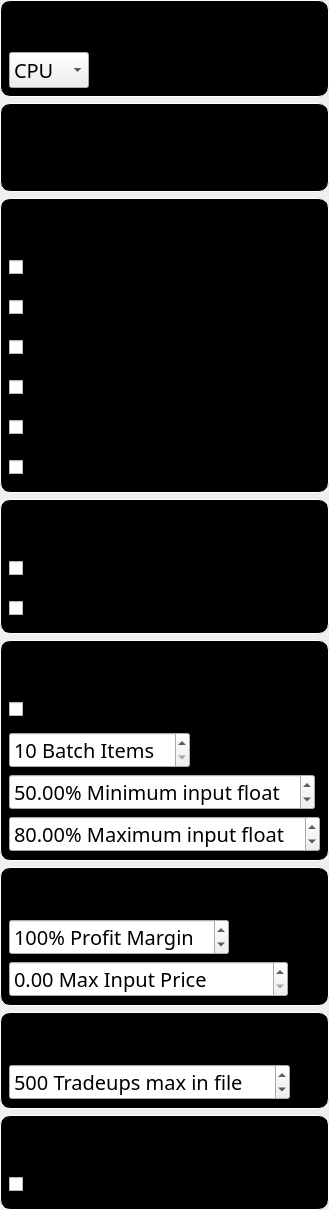
              <widget class="QWidget" name="tradeupEngineSettingsContents">
               <property name="geometry">
                <rect>
                 <x>0</x>
                 <y>0</y>
                 <width>315</width>
                 <height>1182</height>
                </rect>
               </property>
               <property name="styleSheet">
                <string notr="true">#tradeupEngineSettingsContents{
	background-color: rgb(0, 0, 0);
	border-radius: 10px
}</string>
               </property>
               <layout class="QVBoxLayout" name="verticalLayout_30">
                <property name="leftMargin">
                 <number>0</number>
                </property>
                <property name="topMargin">
                 <number>0</number>
                </property>
                <property name="rightMargin">
                 <number>0</number>
                </property>
                <property name="bottomMargin">
                 <number>0</number>
                </property>
                <item alignment="Qt::AlignTop">
                 <widget class="QWidget" name="widget_5" native="true">
                  <layout class="QVBoxLayout" name="verticalLayout_77">
                   <property name="leftMargin">
                    <number>0</number>
                   </property>
                   <property name="topMargin">
                    <number>0</number>
                   </property>
                   <property name="rightMargin">
                    <number>0</number>
                   </property>
                   <property name="bottomMargin">
                    <number>0</number>
                   </property>
                   <item>
                    <widget class="QWidget" name="tradeupEngineSettingsMode" native="true">
                     <property name="styleSheet">
                      <string notr="true">#tradeupEngineSettingsMode{
	background-color: rgb(0, 0, 0);
	border: 1px solid white;
	border-radius: 10px
}
</string>
                     </property>
                     <layout class="QVBoxLayout" name="verticalLayout_48">
                      <item alignment="Qt::AlignTop">
                       <widget class="QLabel" name="label_28">
                        <property name="font">
                         <font>
                          <family>SystemHud</family>
                          <pointsize>20</pointsize>
                          <weight>50</weight>
                          <bold>false</bold>
                          <underline>true</underline>
                         </font>
                        </property>
                        <property name="styleSheet">
                         <string notr="true">padding-left: 0</string>
                        </property>
                        <property name="text">
                         <string>Compute Mode</string>
                        </property>
                       </widget>
                      </item>
                      <item alignment="Qt::AlignLeft|Qt::AlignTop">
                       <widget class="QComboBox" name="computeModeBox">
                        <property name="font">
                         <font>
                          <family>SystemHud</family>
                          <pointsize>15</pointsize>
                          <weight>50</weight>
                          <bold>false</bold>
                         </font>
                        </property>
                        <item>
                         <property name="text">
                          <string>CPU</string>
                         </property>
                        </item>
                        <item>
                         <property name="text">
                          <string>GPUs</string>
                         </property>
                        </item>
                       </widget>
                      </item>
                     </layout>
                    </widget>
                   </item>
                   <item alignment="Qt::AlignTop">
                    <widget class="QWidget" name="tradeupEngineSettingsGPUS" native="true">
                     <property name="styleSheet">
                      <string notr="true">#tradeupEngineSettingsGPUS{
	background-color: rgb(0, 0, 0);
	border: 1px solid white;
	border-radius: 10px
}
</string>
                     </property>
                     <layout class="QVBoxLayout" name="verticalLayout_2">
                      <item>
                       <widget class="QLabel" name="label_5">
                        <property name="font">
                         <font>
                          <family>SystemHud</family>
                          <pointsize>20</pointsize>
                          <weight>50</weight>
                          <bold>false</bold>
                          <underline>true</underline>
                         </font>
                        </property>
                        <property name="styleSheet">
                         <string notr="true">padding-left: 0</string>
                        </property>
                        <property name="text">
                         <string>Active GPUS</string>
                        </property>
                       </widget>
                      </item>
                      <item>
                       <widget class="QLabel" name="noGpusFoundLabel">
                        <property name="font">
                         <font>
                          <family>SystemHud</family>
                          <pointsize>15</pointsize>
                          <weight>50</weight>
                          <bold>false</bold>
                         </font>
                        </property>
                        <property name="text">
                         <string>- No GPUS Detected -</string>
                        </property>
                       </widget>
                      </item>
                     </layout>
                    </widget>
                   </item>
                   <item>
                    <widget class="QWidget" name="tradeupEngineSettingsRarities" native="true">
                     <property name="font">
                      <font>
                       <weight>50</weight>
                       <bold>false</bold>
                      </font>
                     </property>
                     <property name="styleSheet">
                      <string notr="true">#tradeupEngineSettingsRarities{
	background-color: rgb(0, 0, 0);
	border: 1px solid white;
	border-radius: 10px
}

</string>
                     </property>
                     <layout class="QVBoxLayout" name="verticalLayout_31">
                      <item alignment="Qt::AlignTop">
                       <widget class="QLabel" name="label_10">
                        <property name="font">
                         <font>
                          <family>SystemHud</family>
                          <pointsize>20</pointsize>
                          <weight>50</weight>
                          <bold>false</bold>
                          <underline>true</underline>
                         </font>
                        </property>
                        <property name="styleSheet">
                         <string notr="true">padding-left: 0</string>
                        </property>
                        <property name="text">
                         <string>Input Rarities</string>
                        </property>
                       </widget>
                      </item>
                      <item>
                       <widget class="QCheckBox" name="tradeupEngineSettingsConsumer">
                        <property name="font">
                         <font>
                          <family>SystemHud</family>
                          <pointsize>15</pointsize>
                          <weight>50</weight>
                          <bold>false</bold>
                         </font>
                        </property>
                        <property name="styleSheet">
                         <string notr="true"/>
                        </property>
                        <property name="text">
                         <string>Consumer</string>
                        </property>
                        <property name="checked">
                         <bool>false</bool>
                        </property>
                       </widget>
                      </item>
                      <item>
                       <widget class="QCheckBox" name="tradeupEngineSettingsIndustrial">
                        <property name="font">
                         <font>
                          <family>SystemHud</family>
                          <pointsize>15</pointsize>
                          <weight>50</weight>
                          <bold>false</bold>
                         </font>
                        </property>
                        <property name="text">
                         <string>Industrial</string>
                        </property>
                        <property name="checked">
                         <bool>false</bool>
                        </property>
                       </widget>
                      </item>
                      <item>
                       <widget class="QCheckBox" name="tradeupEngineSettingsMilspec">
                        <property name="font">
                         <font>
                          <family>SystemHud</family>
                          <pointsize>15</pointsize>
                          <weight>50</weight>
                          <bold>false</bold>
                         </font>
                        </property>
                        <property name="text">
                         <string>Milspec</string>
                        </property>
                        <property name="checked">
                         <bool>false</bool>
                        </property>
                       </widget>
                      </item>
                      <item>
                       <widget class="QCheckBox" name="tradeupEngineSettingsRestricted">
                        <property name="font">
                         <font>
                          <family>SystemHud</family>
                          <pointsize>15</pointsize>
                          <weight>50</weight>
                          <bold>false</bold>
                         </font>
                        </property>
                        <property name="text">
                         <string>Restricted</string>
                        </property>
                        <property name="checked">
                         <bool>false</bool>
                        </property>
                       </widget>
                      </item>
                      <item>
                       <widget class="QCheckBox" name="tradeupEngineSettingsClassified">
                        <property name="font">
                         <font>
                          <family>SystemHud</family>
                          <pointsize>15</pointsize>
                          <weight>50</weight>
                          <bold>false</bold>
                         </font>
                        </property>
                        <property name="text">
                         <string>Classified</string>
                        </property>
                        <property name="checked">
                         <bool>false</bool>
                        </property>
                       </widget>
                      </item>
                      <item>
                       <widget class="QCheckBox" name="tradeupEngineSettingsCovert">
                        <property name="font">
                         <font>
                          <family>SystemHud</family>
                          <pointsize>15</pointsize>
                         </font>
                        </property>
                        <property name="text">
                         <string>Covert</string>
                        </property>
                       </widget>
                      </item>
                     </layout>
                    </widget>
                   </item>
                   <item>
                    <widget class="QWidget" name="tradeupEngineSettingsCategories" native="true">
                     <property name="styleSheet">
                      <string notr="true">#tradeupEngineSettingsCategories{
	background-color: rgb(0, 0, 0);
	border: 1px solid white;
	border-radius: 10px
}
</string>
                     </property>
                     <layout class="QVBoxLayout" name="verticalLayout_32">
                      <item alignment="Qt::AlignTop">
                       <widget class="QLabel" name="label_11">
                        <property name="font">
                         <font>
                          <family>SystemHud</family>
                          <pointsize>20</pointsize>
                          <weight>50</weight>
                          <bold>false</bold>
                          <underline>true</underline>
                         </font>
                        </property>
                        <property name="styleSheet">
                         <string notr="true">padding-left: 0</string>
                        </property>
                        <property name="text">
                         <string>input Categories</string>
                        </property>
                       </widget>
                      </item>
                      <item>
                       <widget class="QCheckBox" name="tradeupEngineSettingsNormal">
                        <property name="font">
                         <font>
                          <family>SystemHud</family>
                          <pointsize>15</pointsize>
                          <weight>50</weight>
                          <bold>false</bold>
                         </font>
                        </property>
                        <property name="text">
                         <string>Normal</string>
                        </property>
                        <property name="checked">
                         <bool>false</bool>
                        </property>
                       </widget>
                      </item>
                      <item>
                       <widget class="QCheckBox" name="tradeupEngineSettingsStatTrak">
                        <property name="font">
                         <font>
                          <family>SystemHud</family>
                          <pointsize>15</pointsize>
                          <weight>50</weight>
                          <bold>false</bold>
                         </font>
                        </property>
                        <property name="text">
                         <string>StatTrak</string>
                        </property>
                        <property name="checked">
                         <bool>false</bool>
                        </property>
                       </widget>
                      </item>
                     </layout>
                    </widget>
                   </item>
                   <item>
                    <widget class="QWidget" name="tradeupEngineSettingsBatch" native="true">
                     <property name="styleSheet">
                      <string notr="true">#tradeupEngineSettingsBatch{
	background-color: rgb(0, 0, 0);
	border: 1px solid white;
	border-radius: 10px
}
</string>
                     </property>
                     <layout class="QVBoxLayout" name="verticalLayout_33">
                      <item alignment="Qt::AlignTop">
                       <widget class="QLabel" name="label_12">
                        <property name="font">
                         <font>
                          <family>SystemHud</family>
                          <pointsize>20</pointsize>
                          <weight>50</weight>
                          <bold>false</bold>
                          <underline>true</underline>
                         </font>
                        </property>
                        <property name="styleSheet">
                         <string notr="true">padding-left: 0</string>
                        </property>
                        <property name="text">
                         <string>Batch</string>
                        </property>
                       </widget>
                      </item>
                      <item>
                       <widget class="QCheckBox" name="tradeupEngineSettingsSingleItemBatch">
                        <property name="font">
                         <font>
                          <family>SystemHud</family>
                          <pointsize>15</pointsize>
                          <weight>50</weight>
                          <bold>false</bold>
                         </font>
                        </property>
                        <property name="text">
                         <string>Single Item Batch</string>
                        </property>
                        <property name="checkable">
                         <bool>true</bool>
                        </property>
                        <property name="checked">
                         <bool>false</bool>
                        </property>
                       </widget>
                      </item>
                      <item alignment="Qt::AlignLeft">
                       <widget class="QSpinBox" name="tradeupEngineSettingsBatchSize">
                        <property name="font">
                         <font>
                          <family>SystemHud</family>
                          <pointsize>15</pointsize>
                          <weight>50</weight>
                          <bold>false</bold>
                         </font>
                        </property>
                        <property name="suffix">
                         <string> Batch Items</string>
                        </property>
                        <property name="prefix">
                         <string/>
                        </property>
                        <property name="minimum">
                         <number>10</number>
                        </property>
                        <property name="maximum">
                         <number>400</number>
                        </property>
                       </widget>
                      </item>
                      <item alignment="Qt::AlignLeft">
                       <widget class="QDoubleSpinBox" name="tradeupEngineSettingsMinInputFloat">
                        <property name="font">
                         <font>
                          <family>SystemHud</family>
                          <pointsize>15</pointsize>
                          <weight>50</weight>
                          <bold>false</bold>
                         </font>
                        </property>
                        <property name="suffix">
                         <string>% Minimum input float</string>
                        </property>
                        <property name="maximum">
                         <double>100.000000000000000</double>
                        </property>
                        <property name="value">
                         <double>50.000000000000000</double>
                        </property>
                       </widget>
                      </item>
                      <item alignment="Qt::AlignLeft">
                       <widget class="QDoubleSpinBox" name="tradeupEngineSettingsMaxInputFloat">
                        <property name="font">
                         <font>
                          <family>SystemHud</family>
                          <pointsize>15</pointsize>
                          <weight>50</weight>
                          <bold>false</bold>
                         </font>
                        </property>
                        <property name="suffix">
                         <string>% Maximum input float</string>
                        </property>
                        <property name="maximum">
                         <double>100.000000000000000</double>
                        </property>
                        <property name="value">
                         <double>80.000000000000000</double>
                        </property>
                       </widget>
                      </item>
                     </layout>
                    </widget>
                   </item>
                   <item>
                    <widget class="QWidget" name="tradeupEngineSettingsExtra" native="true">
                     <property name="styleSheet">
                      <string notr="true">#tradeupEngineSettingsExtra{
	background-color: rgb(0, 0, 0);
	border: 1px solid white;
	border-radius: 10px
}
</string>
                     </property>
                     <layout class="QVBoxLayout" name="verticalLayout_34">
                      <item>
                       <widget class="QLabel" name="label_13">
                        <property name="font">
                         <font>
                          <family>SystemHud</family>
                          <pointsize>20</pointsize>
                          <weight>50</weight>
                          <italic>false</italic>
                          <bold>false</bold>
                          <underline>true</underline>
                         </font>
                        </property>
                        <property name="styleSheet">
                         <string notr="true">padding-left: 0</string>
                        </property>
                        <property name="text">
                         <string>Profitability</string>
                        </property>
                       </widget>
                      </item>
                      <item alignment="Qt::AlignLeft">
                       <widget class="QSpinBox" name="tradeupEngineSettingsProfitMargin">
                        <property name="font">
                         <font>
                          <family>SystemHud</family>
                          <pointsize>15</pointsize>
                          <weight>50</weight>
                          <bold>false</bold>
                         </font>
                        </property>
                        <property name="suffix">
                         <string>% Profit Margin</string>
                        </property>
                        <property name="prefix">
                         <string/>
                        </property>
                        <property name="maximum">
                         <number>1000</number>
                        </property>
                        <property name="singleStep">
                         <number>10</number>
                        </property>
                        <property name="value">
                         <number>100</number>
                        </property>
                       </widget>
                      </item>
                      <item alignment="Qt::AlignLeft">
                       <widget class="QDoubleSpinBox" name="tradeupEngineSettingsMaxInputPrice">
                        <property name="font">
                         <font>
                          <family>SystemHud</family>
                          <pointsize>15</pointsize>
                          <weight>50</weight>
                          <bold>false</bold>
                         </font>
                        </property>
                        <property name="suffix">
                         <string> Max Input Price</string>
                        </property>
                        <property name="maximum">
                         <double>100000.000000000000000</double>
                        </property>
                        <property name="singleStep">
                         <double>10.000000000000000</double>
                        </property>
                       </widget>
                      </item>
                     </layout>
                    </widget>
                   </item>
                   <item>
                    <widget class="QWidget" name="tradeupEngineSettingsFile" native="true">
                     <property name="styleSheet">
                      <string notr="true">#tradeupEngineSettingsFile{
	background-color: rgb(0, 0, 0);
	border: 1px solid white;
	border-radius: 10px
}
</string>
                     </property>
                     <layout class="QVBoxLayout" name="verticalLayout_39">
                      <item>
                       <widget class="QLabel" name="label_16">
                        <property name="font">
                         <font>
                          <family>SystemHud</family>
                          <pointsize>20</pointsize>
                          <weight>50</weight>
                          <italic>false</italic>
                          <bold>false</bold>
                          <underline>true</underline>
                         </font>
                        </property>
                        <property name="styleSheet">
                         <string notr="true">padding-left: 0</string>
                        </property>
                        <property name="text">
                         <string>File</string>
                        </property>
                       </widget>
                      </item>
                      <item alignment="Qt::AlignLeft">
                       <widget class="QSpinBox" name="tradeupEngineSettingsFileTradeupCapacity">
                        <property name="font">
                         <font>
                          <family>SystemHud</family>
                          <pointsize>15</pointsize>
                          <weight>50</weight>
                          <bold>false</bold>
                         </font>
                        </property>
                        <property name="suffix">
                         <string> Tradeups max in file</string>
                        </property>
                        <property name="prefix">
                         <string/>
                        </property>
                        <property name="minimum">
                         <number>1</number>
                        </property>
                        <property name="maximum">
                         <number>10000</number>
                        </property>
                        <property name="singleStep">
                         <number>1</number>
                        </property>
                        <property name="value">
                         <number>500</number>
                        </property>
                       </widget>
                      </item>
                     </layout>
                    </widget>
                   </item>
                   <item>
                    <widget class="QWidget" name="tradeupEngineSettingsOutput" native="true">
                     <property name="styleSheet">
                      <string notr="true">#tradeupEngineSettingsOutput{
	background-color: rgb(0, 0, 0);
	border: 1px solid white;
	border-radius: 10px
}
</string>
                     </property>
                     <layout class="QVBoxLayout" name="verticalLayout_89">
                      <item>
                       <widget class="QLabel" name="label_17">
                        <property name="font">
                         <font>
                          <family>SystemHud</family>
                          <pointsize>20</pointsize>
                          <weight>50</weight>
                          <bold>false</bold>
                          <underline>true</underline>
                         </font>
                        </property>
                        <property name="styleSheet">
                         <string notr="true">padding-left: 0</string>
                        </property>
                        <property name="text">
                         <string>Output</string>
                        </property>
                       </widget>
                      </item>
                      <item>
                       <widget class="QCheckBox" name="tradeupEngineSettingsOutputVerbose">
                        <property name="font">
                         <font>
                          <family>SystemHud</family>
                          <pointsize>15</pointsize>
                          <weight>50</weight>
                          <bold>false</bold>
                         </font>
                        </property>
                        <property name="text">
                         <string>Verbose</string>
                        </property>
                       </widget>
                      </item>
                     </layout>
                    </widget>
                   </item>
                  </layout>
                 </widget>
                </item>
               </layout>
              </widget>
